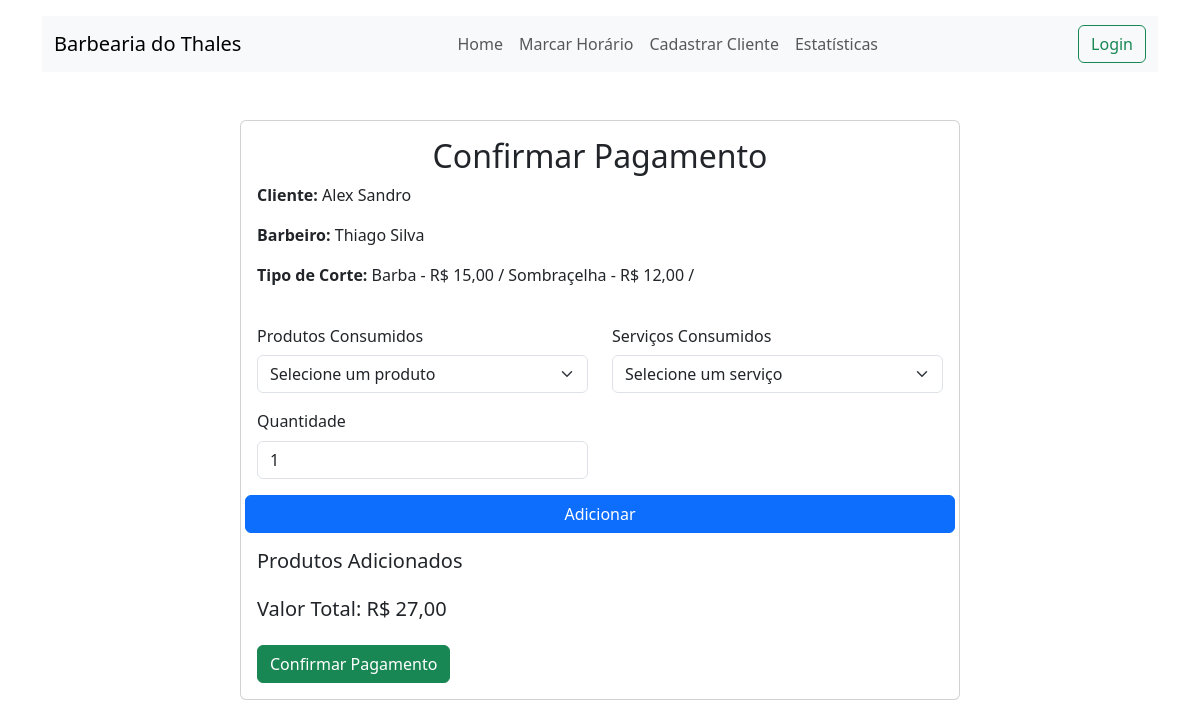
The page /confirmar-pagamento/13/ on the database its author committed.
### controle/models.py (models this page shows, shortened)
class Agendamento(models.Model):
    cliente = models.ForeignKey(Cliente, on_delete=models.CASCADE)
    barbeiro = models.ForeignKey(Barbeiro, on_delete=models.CASCADE)
    tipo_corte = models.ManyToManyField(TipoCorte)  # Alterado para ManyToManyField
    data = models.DateField()
    hora = models.TimeField()
    pago = models.BooleanField(default=False)
    produtos = models.ManyToManyField(Produto, blank=True)
    is_confirmed = models.BooleanField(default=False)

class Cliente(models.Model):
    nome = models.CharField(max_length=100)
    telefone = models.CharField(max_length=15)
    data_nascimento = models.DateField()

class Barbeiro(models.Model):
    nome = models.CharField(max_length=100)
    telefone = models.CharField(max_length=15)

class TipoCorte(models.Model):
    nome = models.CharField(max_length=100)
    preco = models.DecimalField(max_digits=6, decimal_places=2)

### controle/views.py (the view, shortened to what this page needs)
# urls.py: path('confirmar-pagamento/<int:agendamento_id>/', views.confirmar_pagamento, name='confirmar_pagamento'),
def confirmar_pagamento(request, agendamento_id):
    agendamento = get_object_or_404(Agendamento, id=agendamento_id)
    produtos = Produto.objects.all()
    tipos_corte = TipoCorte.objects.all()
    valor_total = sum(corte.preco for corte in agendamento.tipo_corte.all())
    return render(request, 'agendamentos/confirmar_pagamento_cliente.html', {
        'agendamento': agendamento,
        'produtos': produtos,
        'tipos_corte': tipos_corte,
        'valor_total': valor_total
    })

### controle/templates/agendamentos/confirmar_pagamento_cliente.html (shortened to what this page needs)
{% extends "base.html" %}
{% block content %}
<div class="container mt-5">
    <div class="row justify-content-center">
        <div class="col-md-8">
            <div class="card">
                <div class="card-body">
                    <h2 class="card-title text-center">Confirmar Pagamento</h2>
                    <form method="POST">
                        <div class="mb-3">
                            <p><strong>Cliente:</strong> {{ agendamento.cliente.nome }}</p>
                            <p><strong>Barbeiro:</strong> {{ agendamento.barbeiro.nome }}</p>
                            <p><strong>Tipo de Corte:</strong>{% for corte in agendamento.tipo_corte.all %} {{ corte.nome }} - R$ {{ corte.preco }}  / {% empty %}Nenhum corte selecionado{% endfor %}</p>
                        </div>
                        <div class="row">
                            <div class="col-md-6">
                                <h6 class="mt-4">Produtos Consumidos</h6>
                                <div class="mb-3">
                                    <select id="produtoSelect" class="form-select">
                                        <option value="" selected disabled>Selecione um produto</option>
                                    </select>
                                </div>
                                <div class="mb-3">
                                    <label for="quantidade" class="form-label">Quantidade</label>
                                    <input type="number" id="quantidade" class="form-control" value="1" min="1">
                                </div>
                            </div>
                            <div class="col-md-6">
                                <h6 class="mt-4">Serviços Consumidos</h6>
                                <div class="mb-3">
                                    <select id="servicoSelect" class="form-select">
                                        <option value="" selected disabled>Selecione um serviço</option>
                                    </select>
                                </div>
                            </div>
                            <button type="button" class="btn btn-primary mb-3" onclick="adicionarProduto()">Adicionar</button>
                        </div>
                        <h5>Produtos Adicionados</h5>
                        <h5>Valor Total: R$ <span id="valorTotal">{{ valor_total|default:0 }}</span></h5>
                        <button type="submit" class="btn btn-success mt-3">Confirmar Pagamento</button>
                    </form>
                </div>
            </div>
        </div>
    </div>
</div>
{% endblock %}

### rows shown on the page
Agendamento: cliente.nome "Alex Sandro", barbeiro.nome "Thiago Silva"
TipoCorte: nome "Barba", preco "15,00"
TipoCorte: nome "Sombraçelha", preco "12,00"

### other values the page prints
{{ valor_total|default:0 }} "27,00"
